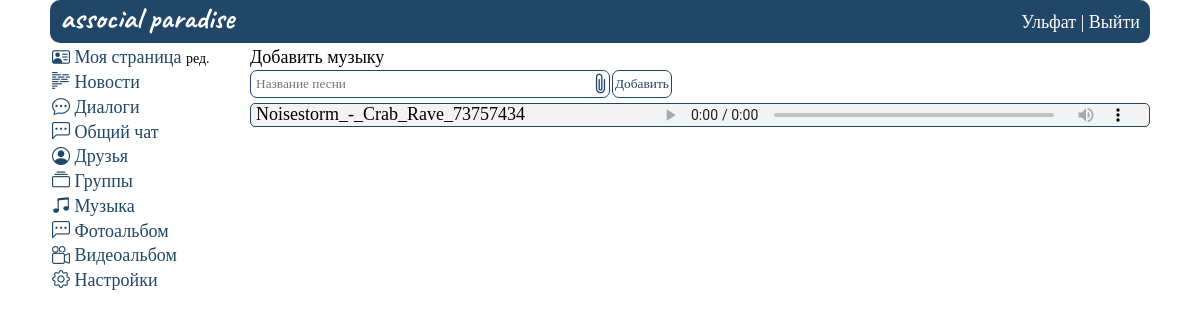
The page /music (signed in) on the database as committed earlier.
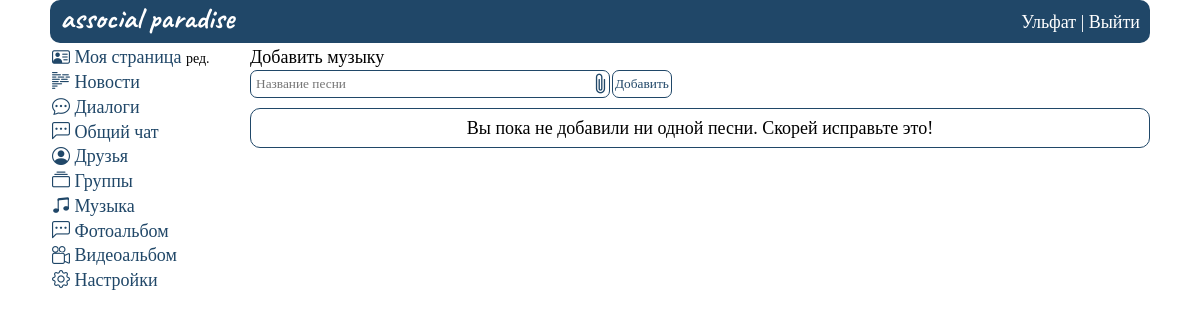
The same page on the database as committed later.
### mysite/models.py (models this page shows, shortened)
class UserMusic(models.Model):
    user = models.ForeignKey(User, on_delete=models.CASCADE)
    title = models.TextField(max_length=200, blank=True, null=True)
    song = models.FileField(
        upload_to="mysite/static/music/", blank=True)
    time_create = models.DateTimeField(auto_now_add=True)
    time_update = models.DateTimeField(auto_now=True)
    class Meta:
        verbose_name_plural = 'Музыка пользователей'

### mysite/views.py (the view, shortened to what this page needs)
# urls.py: path('music', music, name='music'),
@login_required(login_url='home')
def music(request):
    userid = getAuthUser(request)
    personal_data = getUser(userid)
    form = UserMusicForm()
    allDialogues = getAllMessages(userid)
    unread_messages = calculation_unread(allDialogues, userid)
    allSong = UserMusic.objects.all()
    data = {
        'userid': userid,
        'allDialogues': allDialogues,
        'unread_messages': unread_messages,
        'allSong': allSong,
        'form': form,
        'personal_data': personal_data
    }
    return render(request, 'music.html', data)

### mysite/forms.py
class UserMusicForm(ModelForm):
    class Meta:
        model = UserMusic
        fields = ['title', 'song']
        widgets = {
            "title": TextInput(attrs={
                'placeholder': 'Название песни',
                'autofocus': True,
            }),
            "song": FileInput(attrs={
                'style': 'display:none',
                'accept': 'audio/mp3',
                'preload': 'auto',
            })
        }

### mysite/views.py (called while the page is built)
def getAuthUser(request):
    return request.session.get('is_auth', False)

def getUser(userid):
    return UserProfile.objects.get(user_id=userid)

def calculation_unread(messages, userid):
    msg = 0
    for i in messages:
        if i.status_message == 0 and int(i.last_sender) != userid:
            msg += 1
    return msg

### mysite/templates/music.html (shortened to what this page needs)
{%extends 'base.html'%}
{% load static %}
{%block content%}
    <div class="wrapper_users">
    {% include "header.html" %}
        <div class="rows_user">
            <div class="col1_user">
                {% include "menu.html" %}
            </div>
            <div class="col2_user">
                <div class="add_music">
                    <span>Добавить музыку</span>
                    <form method="post" enctype="multipart/form-data">
                        <div class="flex_obj">
                            <div class="photos_form">
                                {{ form.title }}
                            </div>
                            <label for="id_song" class='photos_clip_icon bi bi-paperclip' style='font-size: 1.5rem; color: #204768;'></label>
                            <div class="photos_form_button">
                                <button type="submit">Добавить</button>
                            </div>
                        </div>
                    </form>
                </div>
                <div class="view_music">
                    {% if allSong %}
                    {% for song in allSong %}
                    <div class="view_song">
                        <div class="song_key">
                            <span class="song_title">{{ song.title }}</span>
                        </div>
                        <div class="song_value">
                            <audio controls src="{% static song.song|cut:'mysite/static' %}" class="view_song_item" type="audio/mpeg"></audio>
                        </div>
                    </div>
                    {% endfor %}
                    {% else %}
                    <div class="none_photos">
                        <span class="none_photos_span">Вы пока не добавили ни одной песни. Скорей исправьте это!</span>
                    </div>
                    {% endif %}
                </div>
            </div>
        </div>
    </div>
{%endblock%}

Rows that differ between the two databases and show on the page:
removed UserMusic: title "Noisestorm_-_Crab_Rave_73757434"
Other text that changed with them:
text now shown: "Вы пока не добавили ни одной песни. Скорей исправьте это!"
